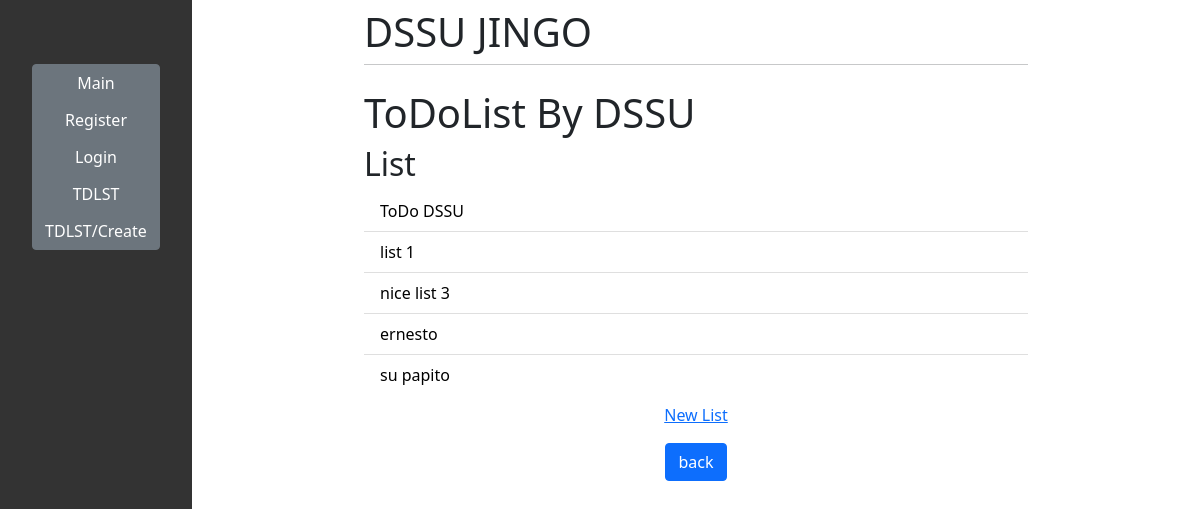
The page /sqlite/tdlst/ on the database as committed earlier.
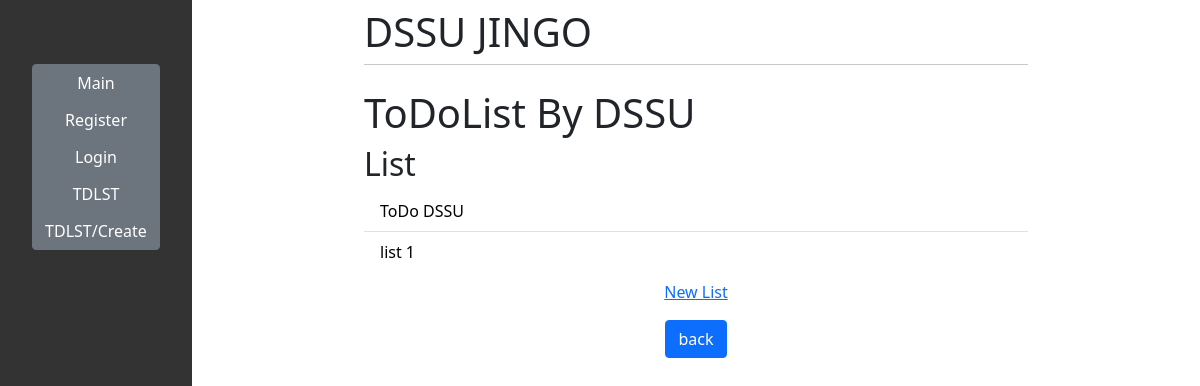
The same page on the database as committed later.
### tdlst/models.py (models this page shows, shortened)
class ToDoList(models.Model):
    name = models.CharField(max_length=200)

### tdlst/views.py (the view)
# urls.py: path('', views.index, name='index'),
def index(response):
    lsts = obj.all()
    return render(response, 'tdlst/list.html', {'lsts':lsts})

### tdlst/templates/tdlst/list.html (shortened to what this page needs)
{% extends 'main/base.html' %}
{% block content %}
<h1 class="mt-2">ToDoList By DSSU</h1>
<h2>List</h2>
<ul class="list-group list-group-flush">
{% for lst in lsts %}
    <li class="list-group-item"><a href="{{lst.id}}">{{lst.name}}</a></li>
{% endfor %}
</ul>
<div class="mt-2 text-center"><a href="create">New List</a></div>
{% endblock %}

Rows that differ between the two databases and show on the page:
removed ToDoList: name "nice list 3"
removed ToDoList: name "ernesto"
removed ToDoList: name "su papito"
